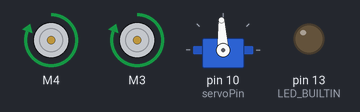
Simulated run of this sketch. Board: Arduino Uno, built with avr-gcc and run on an emulated ATmega328P. On the bench: 2 × DC motor (green arrow = forward, orange = backward, longer = faster), servo, output pins drawn as LEDs (lit = HIGH). No radio packets arrive unless stated.

Above: at 0.1 s.
Timing chart, 0 to 1.6 s (numbered marks = the images above):
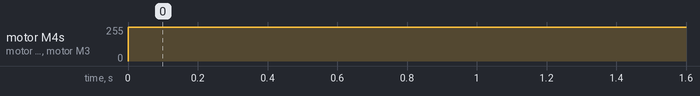

The sketch:

test.ino
```cpp
#include <AFMotor.h> // import the Adafruit Motor Shield library
#include <ServoTimer2.h>
#include <RH_ASK.h>
#include <SPI.h> // Not actualy used but needed to compile
#define servoPin 10

RH_ASK driver (2000, 2, 0, 1);

ServoTimer2 servo1;

AF_DCMotor motor1(4); // Set up a DC Motor named 'motor1' on the channel M1 of the motor shield
AF_DCMotor motor2(3); // Set up a DC Motor named 'motor2' on the channel M2 of the motor shield

char var;
void setup()
{
  pinMode(servoPin, OUTPUT);
  Serial.begin(9600); // begin serial communication @ 9600 baud
  pinMode(LED_BUILTIN, OUTPUT);
  motor1.setSpeed(255); // Set the speed of motor1 to 125. You can choose any speed from 0 to 255
  motor2.setSpeed(255); // Set the speed of motor2 to 125
  servo1.attach(servoPin);
  servo1.write(1500);
  if (!driver.init())
    Serial.println("init failed");
}
void loop()
{
  motor1.run(FORWARD);
  motor2.run(FORWARD);
}
```

Measured:
- by itself, motor M4, motor M3: stopped → forward 255/255 at 0.00 s
